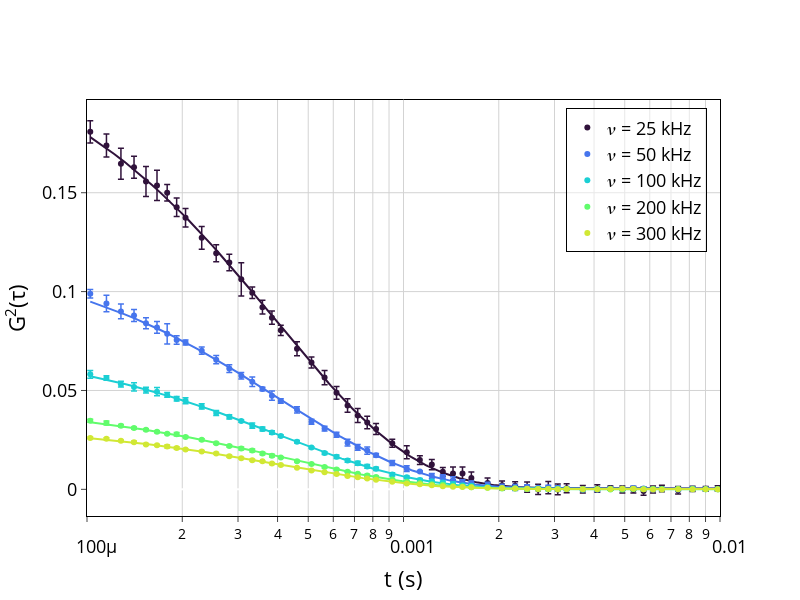

The notebook cell saved with this chart:
### Code cell
colors = px.colors.sequential.Turbo

fig = go.Figure()
for i,𝜈 in enumerate(data.keys()):
    x = data[𝜈]['t']
    y = data[𝜈]['g']
    γ = data[𝜈]['gamma']
    sigmay = data[𝜈]['sigmag']
    X,Y = data[𝜈]['fit'].draw()

    # plt.plot(X,Y)
    # plt.xlim(0,1)
    # plt.show()

    fig.add_trace(go.Scatter(x=X, y=Y, mode='lines',line_color=colors[2 * i], showlegend=False,hoverinfo='skip'))

    fig.add_trace(go.Scatter(x=x,y=y, mode='markers', name=f'𝜈 = {𝜈} kHz',
        marker=dict(color = colors[2 * i]),
        error_y=dict( 
			type='data', 
			array = sigmay, 
			color = colors[2 * i],
			thickness = 1.5, 
			width = 3, 
		)))

fig.update_layout(
    xaxis_type = "log",
    yaxis_title = "G<sup>2</sup>(τ)",
    xaxis_title = "t (s)",
    xaxis = dict(range = [np.log10(0.0001), np.log10(0.010)]),
    width = 800,
    height = 600,
    plot_bgcolor = 'white',
    font = dict(
        size = 18,
        color = "Black"
    ),
    legend=dict(
        x=0.98,
        y=0.98,
        xanchor='right',
        yanchor='top',
        traceorder='normal',
        bgcolor='rgba(255, 255, 255, 0.5)',
        bordercolor='black',
        borderwidth=1
    )
    )

fig.update_xaxes(
    mirror = True,
    ticks = 'outside',
    showline = True,
    linecolor = 'black',
    gridcolor = 'lightgrey'
)
fig.update_yaxes(
    mirror = True,
    ticks = 'outside',
    showline = True,
    linecolor = 'black',
    gridcolor = 'lightgrey'
)

fig.show()
